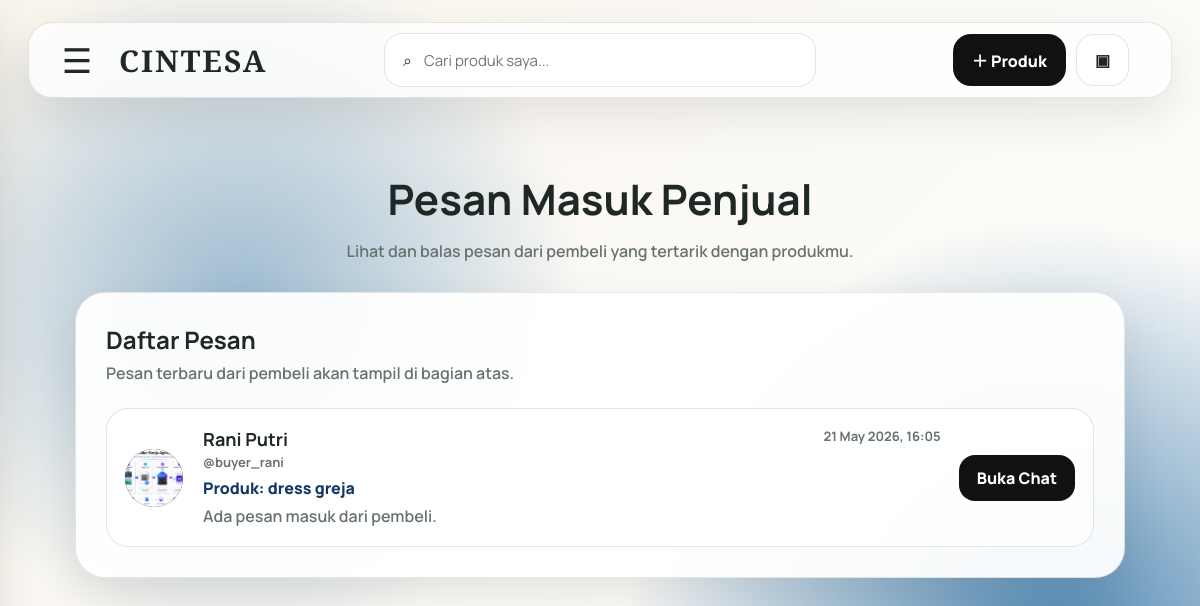
The page /penjual/pesan.php (signed in) on the database as committed earlier.
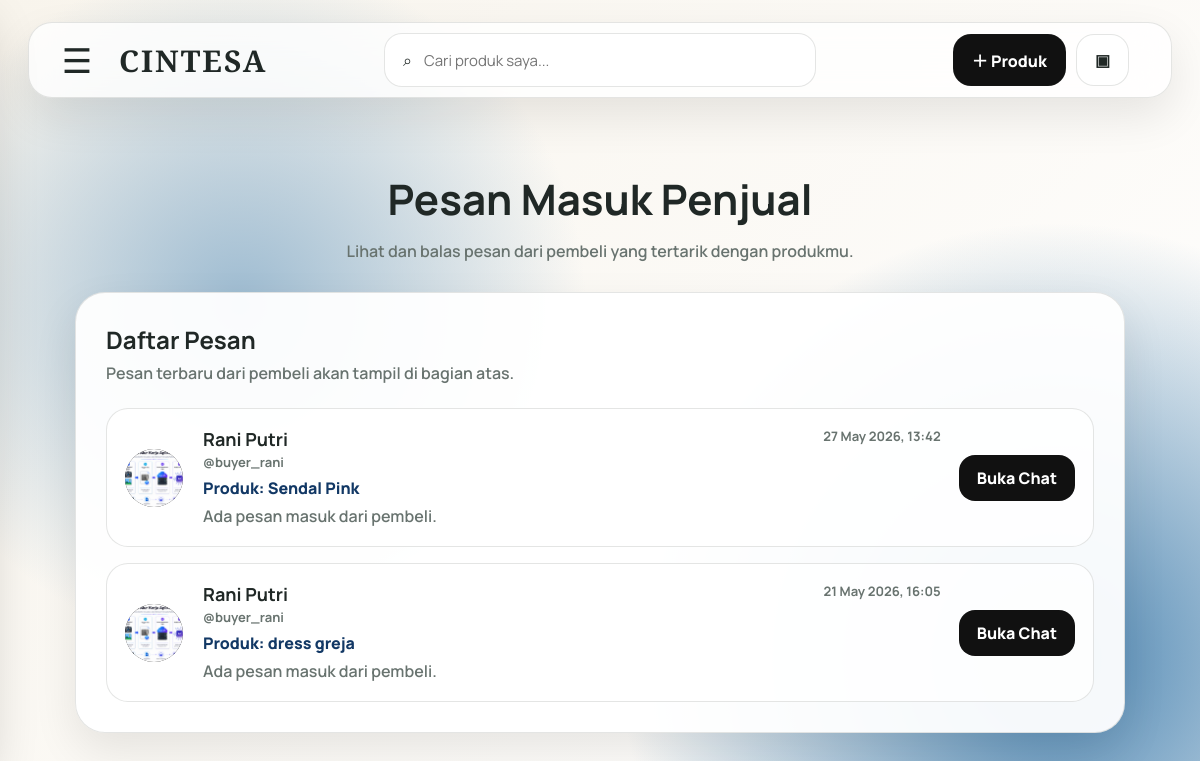
The same page on the database as committed later.
### tables this page shows
CREATE TABLE `chat` (
  `id_chat` int(11) NOT NULL,
  `id_produk` int(11) NOT NULL,
  `id_pembeli` int(11) NOT NULL,
  `id_penjual` int(11) NOT NULL,
  `tanggal_chat` datetime DEFAULT current_timestamp()
);

CREATE TABLE `user` (
  `id_user` int(11) NOT NULL,
  `foto_profile` varchar(255) DEFAULT NULL,
  `username` varchar(50) NOT NULL,
  `nama_lengkap` varchar(100) NOT NULL,
  `email` varchar(100) NOT NULL,
  `password` varchar(255) NOT NULL,
  `nomor_telepon` varchar(20) DEFAULT NULL,
  `role` enum('admin','penjual','pembeli') NOT NULL,
  `status` enum('aktif','nonaktif') DEFAULT 'aktif',
  `tanggal_bergabung` datetime DEFAULT current_timestamp()
);

CREATE TABLE `produk` (
  `id_produk` int(11) NOT NULL,
  `id_user` int(11) NOT NULL,
  `id_kategori` int(11) NOT NULL,
  `nama_produk` varchar(100) NOT NULL,
  `deskripsi` text DEFAULT NULL,
  `kondisi_barang` varchar(50) DEFAULT NULL,
  `ukuran` varchar(50) DEFAULT NULL,
  `merek` varchar(100) DEFAULT NULL,
  `alamat_produk` text DEFAULT NULL,
  `harga` int(11) NOT NULL,
  `keterangan_nego` enum('Bisa Nego','Tidak Bisa Nego') DEFAULT 'Tidak Bisa Nego',
  `status_produk` enum('Tersedia','Terjual','Dihapus') DEFAULT 'Tersedia',
  `tanggal_upload` datetime DEFAULT current_timestamp()
);

### penjual/pesan.php (the view, shortened to what this page needs)
<?php
include __DIR__ . '/../include/koneksi.php';
include __DIR__ . '/../include/penjual_layout.php';
$id_user = (int) $_SESSION['id_user'];
$query_pesan = mysqli_query($koneksi, "
    SELECT
        c.*,
        p.nama_produk,
        u.username AS nama_pembeli,
        u.nama_lengkap,
        u.foto_profile
    FROM chat c
    JOIN produk p ON c.id_produk = p.id_produk
    JOIN user u ON c.id_pembeli = u.id_user
    WHERE c.id_penjual = '$id_user'
    AND c.id_chat IN (
        SELECT MAX(id_chat)
        FROM chat
        WHERE id_penjual = '$id_user'
        GROUP BY id_produk, id_pembeli
    )
    ORDER BY c.tanggal_chat DESC
");
penjual_page_start('Pesan Penjual', 'pesan');
?>
<section class="page-hero messages-hero">
    <h1>Pesan Masuk Penjual</h1>
    <p>Lihat dan balas pesan dari pembeli yang tertarik dengan produkmu.</p>
</section>
<section class="messages-card">
    <div class="messages-head">
        <div>
            <h2>Daftar Pesan</h2>
            <p>Pesan terbaru dari pembeli akan tampil di bagian atas.</p>
        </div>
    </div>
    <div class="messages-list">
        <?php if (mysqli_num_rows($query_pesan) > 0) { ?>
            <?php while ($pesan = mysqli_fetch_assoc($query_pesan)) {
                $foto_path = '../uploads/profile/' . $pesan['foto_profile'];
                $ada_foto = !empty($pesan['foto_profile']) && file_exists($foto_path);
                $nama_tampil = !empty($pesan['nama_lengkap']) ? $pesan['nama_lengkap'] : $pesan['nama_pembeli'];
            ?>
                <article class="message-item">
                    <div class="message-avatar">
                        <?php if ($ada_foto) { ?>
                            <img src="<?php echo htmlspecialchars($foto_path); ?>" alt="Foto Profil">
                        <?php } else { ?>
                            <?php echo strtoupper(substr($pesan['nama_pembeli'], 0, 1)); ?>
                        <?php } ?>
                    </div>
                    <div class="message-content">
                        <div class="message-top">
                            <div>
                                <h3><?php echo htmlspecialchars($nama_tampil); ?></h3>
                                <small>@<?php echo htmlspecialchars($pesan['nama_pembeli']); ?></small>
                            </div>
                            <span>
                                <?php echo date('d M Y, H:i', strtotime($pesan['tanggal_chat'])); ?>
                            </span>
                        </div>
                        <p class="message-product">
                            Produk: <?php echo htmlspecialchars($pesan['nama_produk']); ?>
                        </p>
                        <p class="message-preview">
                            <?php
                            if (isset($pesan['pesan']) && $pesan['pesan'] != '') {
                                echo htmlspecialchars(substr($pesan['pesan'], 0, 90));
                                echo strlen($pesan['pesan']) > 90 ? '...' : '';
                            } else {
                                echo 'Ada pesan masuk dari pembeli.';
                            }
                            ?>
                        </p>
                    </div>
                    <a
                        href="detail_chat.php?id_chat=<?php echo $pesan['id_chat']; ?>"
                        class="btn btn-primary message-btn"
                    >
                        Buka Chat
                    </a>
                </article>
            <?php } ?>
        <?php } else { ?>
            <div class="empty-box">
                Belum ada pesan masuk dari pembeli.
            </div>
        <?php } ?>
    </div>
</section>
<?php penjual_page_end(); ?>

### include/penjual_layout.php (shortened to what this page needs)
<?php
function penjual_page_start($title, $active = 'dashboard', $search_value = '') {
?>
<!DOCTYPE html>
<html lang="id">
<head>
    <link rel="stylesheet" href="../assets/css/dashboard_penjual.css?v=2">
</head>
<body>
<header class="top-navbar">
    <button class="menu-toggle" id="menuToggle" type="button">☰</button>
    <a href="dashboard.php" class="nav-logo">CINTESA</a>
    <form action="produk.php" method="GET" class="search-box">
        <span>⌕</span>
        <input
            type="text"
            name="keyword"
            placeholder="Cari produk saya..."
            value="<?php echo htmlspecialchars($search_value); ?>"
        >
    </form>
    <div class="nav-actions">
        <a href="tambah_produk.php" class="nav-btn primary">＋ Produk</a>
        <a href="pesan.php" class="nav-btn">▣</a>
    </div>
</header>
<main class="seller-main">
<?php
}
function penjual_page_end() {
?>
</main>
</body>
</html>
<?php
}
?>

### assets/css/dashboard_penjual.css (style rules this page uses)
* { margin: 0; padding: 0; box-sizing: border-box; }
:root { --text: #202826; --muted: #68736f; --blue: #123865; --soft-blue: #dce8f0; --white: rgba(255,255,255,.94); --glass: rgba(255,255,255,.80); --border: rgba(32,40,38,.12); --shadow: 0 18px 45px rgba(0,0,0,.09); }
body { min-height: 100vh; font-family: "Manrope", Arial, sans-serif; color: var(--text); background: radial-gradient(circle at 20% 38%, #9dbbd1, transparent 32%), radial-gradient(circle at 88% 82%, #4d86b2, transparent 35%), linear-gradient(135deg, #f8f4ec, #fff); overflow-x: hidden; }
a { color: inherit; text-decoration: none; }
button, input, textarea, select { font-family: inherit; }
.top-navbar { position: fixed; top: 22px; left: 28px; right: 28px; height: 76px; z-index: 1000; display: grid; grid-template-columns: 48px 160px 1fr auto; align-items: center; gap: 18px; padding: 0 24px; border-radius: 24px; background: var(--glass); border: 1px solid var(--border); backdrop-filter: blur(18px); box-shadow: var(--shadow); }
.menu-toggle, .close-btn { border: 0; background: transparent; cursor: pointer; color: var(--text); }
.menu-toggle { font-size: 34px; }
.nav-logo, .sidebar-head h2 { font-family: "Playfair Display", serif; font-weight: 700; letter-spacing: 2px; }
.nav-logo { font-size: 30px; }
.search-box { position: absolute; left: 50%; transform: translateX(-50%); width: min(620px, 36vw); height: 54px; display: flex; align-items: center; gap: 12px; padding: 0 18px; border-radius: 18px; background: rgba(255,255,255,.92); border: 1px solid var(--border); }
.search-box input { width: 100%; border: 0; outline: 0; background: transparent; font-size: 15px; }
.nav-actions { display: flex; align-items: center; justify-content: flex-end; gap: 10px; }
.nav-actions .primary { display: inline-flex; }
.nav-btn { height: 52px; min-width: 52px; padding: 0 18px; display: inline-flex; align-items: center; justify-content: center; gap: 8px; overflow: hidden; border-radius: 18px; border: 1px solid var(--border); background: rgba(255,255,255,.92); font-weight: 800; }
.nav-btn.primary, .btn-primary, .action-btn { background: #111; color: #fff; }
.seller-main { width: min(1180px, 92%); margin: 0 auto; padding: 170px 0 70px; }
.hero-dashboard, .page-hero { text-align: center; margin-bottom: 42px; }
.hero-dashboard h1, .page-hero h1 { font-size: clamp(28px, 4vw, 42px); margin-bottom: 12px; }
.hero-dashboard p, .page-hero p, .product-meta, .product-desc, .toolbar p, .section-head p, .profile-card p, .chat-card p, .chat-card small, .field-group small { color: var(--muted); font-weight: 600; }
.btn, .action-btn { border: 0; border-radius: 16px; padding: 12px 18px; font-weight: 900; cursor: pointer; display: inline-flex; align-items: center; justify-content: center; }
.messages-hero { text-align: center; margin-bottom: 30px; }
.messages-card { width: min(1050px, 100%); margin: 0 auto; padding: 30px; border-radius: 30px; background: var(--white); border: 1px solid var(--border); box-shadow: var(--shadow); }
.messages-head { display: flex; justify-content: space-between; align-items: center; margin-bottom: 24px; }
.messages-head h2 { margin-bottom: 6px; }
.messages-head p { color: var(--muted); font-weight: 600; }
.messages-list { display: flex; flex-direction: column; gap: 16px; }
.message-item { display: grid; grid-template-columns: 60px 1fr auto; align-items: center; gap: 18px; padding: 18px; border-radius: 22px; background: rgba(255,255,255,.78); border: 1px solid var(--border); transition: .25s ease; }
.message-avatar { width: 58px; height: 58px; overflow: hidden; border-radius: 50%; background: #111; color: #fff; display: flex; align-items: center; justify-content: center; font-size: 22px; font-weight: 900; }
.message-avatar img { width: 100%; height: 100%; object-fit: cover; }
.message-content { min-width: 0; }
.message-top { display: flex; justify-content: space-between; gap: 14px; margin-bottom: 6px; }
.message-top h3 { font-size: 18px; }
.message-top span, .message-top small { color: var(--muted); font-size: 13px; font-weight: 700; }
.message-top span { white-space: nowrap; }
.message-top small { display: block; margin-top: 2px; }
.message-product { color: var(--blue); font-weight: 800; margin-bottom: 5px; }
.message-preview { color: var(--muted); font-weight: 600; line-height: 1.5; }
.message-btn { white-space: nowrap; }

Rows that differ between the two databases and show on the page:
added chat: id_pembeli.foto_profile (picture), id_pembeli.nama_lengkap "Rani Putri", id_pembeli.username "buyer_rani", tanggal_chat "27 May 2026, 13:42", id_produk.nama_produk "Sendal Pink"
